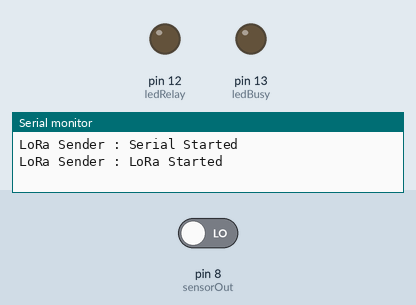
Recording of a sketch running on a simulated Arduino Uno, built with avr-gcc and run on an emulated ATmega328P. On the bench: output pins drawn as LEDs (lit = HIGH), the last lines printed to the serial monitor. The test bench sets the inputs (shaded band); at power-on: pin 8 (sensorOut) LOW. No radio packets arrive unless stated; pins used as bus, display or sensor lines are not drawn.

Above: at 0.1 s.
At 120.1 s:
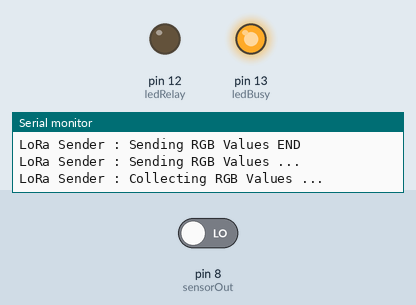
Timing chart, 0 to 121.6 s (numbered marks = the images above):
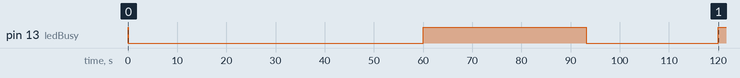

The sketch:

transmitter_side_code.ino
```cpp
#include <SPI.h>
#include <LoRa.h>
#define S0 4
#define S1 5
#define S2 6
#define S3 7
#define sensorOut 8
#define ledBusy 13
#define ledRelay 12
int frequencyArray[3] = {0};
int readingsCount = 0;
unsigned long lastAverageTime = 0;
void setup() {
 pinMode(S0, OUTPUT);
 pinMode(S1, OUTPUT);
 pinMode(S2, OUTPUT);
 pinMode(S3, OUTPUT);
 pinMode(ledBusy, OUTPUT);
 pinMode(ledRelay, OUTPUT);
 pinMode(sensorOut, INPUT);
 digitalWrite(ledBusy, HIGH);
 digitalWrite(ledRelay, LOW);
 digitalWrite(S0, HIGH);
 digitalWrite(S1, LOW);
 Serial.begin(9600);
 while (!Serial);
 Serial.println("LoRa Sender : Serial Started");
 if (!LoRa.begin(433E6)) {
 Serial.println("Starting LoRa failed!");
 while (1);
 }
 Serial.println("LoRa Sender : LoRa Started");
 digitalWrite(ledBusy, LOW);
}
void loop() {
 unsigned long currentTime = millis();
 if (currentTime - lastAverageTime >= 60000) {
 Serial.println("LoRa Sender : Sending RGB Values ...");
 digitalWrite(ledBusy, HIGH);
 collectRGBValues();
 calculateAndSendAverage();
 resetReadings();
 lastAverageTime = currentTime;
 digitalWrite(ledBusy, LOW);
 Serial.println("LoRa Sender : Sending RGB Values END");
 }
}
void collectRGBValues() {
 Serial.println("LoRa Sender : Collecting RGB Values ...");

 for (int i = 0; i <= 10; i++) {
 digitalWrite(S2, HIGH);
 digitalWrite(S3, LOW);
 frequencyArray[0] += pulseIn(sensorOut, LOW); // Add R value to the array
 digitalWrite(S2, HIGH);
 digitalWrite(S3, HIGH);
 frequencyArray[1] += pulseIn(sensorOut, LOW); // Add G value to the array
 digitalWrite(S2, LOW);
 digitalWrite(S3, HIGH);
 frequencyArray[2] += pulseIn(sensorOut, LOW); // Add B value to the array
 readingsCount++;
 }
 Serial.println("LoRa Sender : Collection RGB Values END");
}
void calculateAndSendAverage() {
 Serial.println("LoRa Sender : Calculating RGB Values Average ...");
 int averageR = frequencyArray[0] / readingsCount;
 int averageG = frequencyArray[1] / readingsCount;
 int averageB = frequencyArray[2] / readingsCount;
 int transformerid = 1234;

 String data = String(transformerid) + "," + String(averageR) + "," + String(averageG) + "," + String(averageB);

 Serial.println("LoRa Sender : Sending Via LoRa ...");
 LoRa.beginPacket();
 LoRa.print(data);
 LoRa.endPacket();
 Serial.println("LoRa Sender : Sended Via LoRa END");

 if ((averageR >= 50 || averageR > 100) && (averageG >= 50 || averageG > 100) && (averageB >= 50 || averageB
> 100)) {
 Serial.println("blue");
 }

 else if ((averageR >= 150 || averageR > 200) && (averageG >= 150 || averageG > 200) && (averageB >= 150
|| averageB > 200)) {
 Serial.println("pink, critical situation");
 digitalWrite(ledRelay, HIGH);
 }
}
void resetReadings() {
 memset(frequencyArray, 0, sizeof(frequencyArray));
 readingsCount = 0;
}
```

Measured:
- by itself, pin 13 (ledBusy): HIGH → LOW at 0.02 s, → HIGH 60.0 s later, → LOW 33.1 s later, → HIGH 26.9 s later
